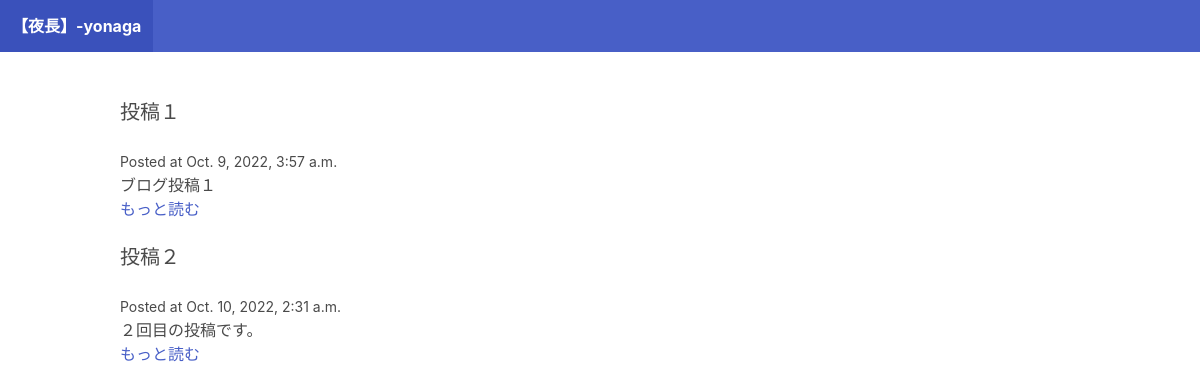
/, run on an earlier commit of the app's database.
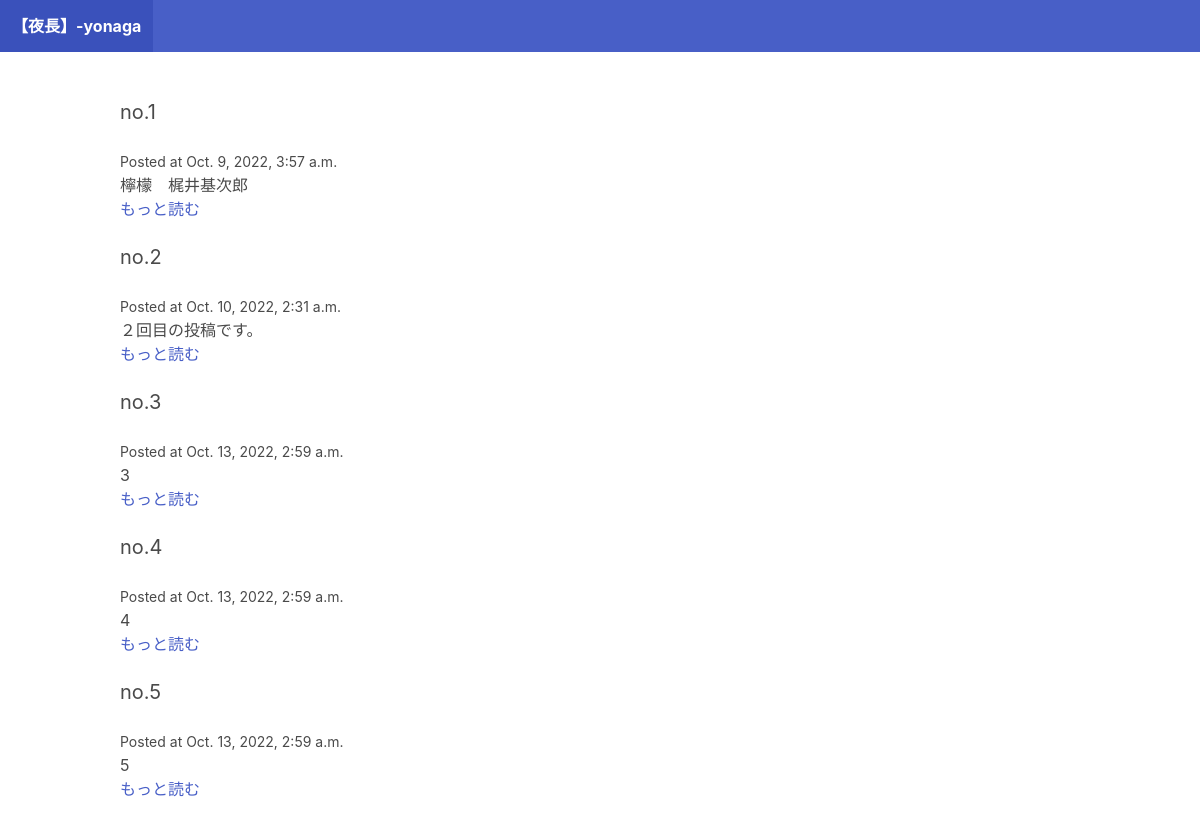
And on a later commit of the database.
### blog/models.py (models this page shows)
class Post(models.Model):
    title = models.CharField(max_length=255)
    slug = models.SlugField()
    intro = models.TextField()
    body = models.TextField()
    posted_date = models.DateTimeField(auto_now_add=True)

### blog/views.py (the view)
# urls.py: path("",frontpage),
def frontpage(request):
    posts = Post.objects.all()
    return render(request,"blog/frontpage.html",{"posts":posts})

### blog/templates/blog/frontpage.html (shortened to what this page needs)
<!DOCTYPE html>
<html lang="en">
<head>
</head>
<body>
</body>
</html>
{% extends "blog/base.html" %}
{% block content %}
{% for post in posts %}
<div class="post block">
    <h2 class="subtitle">{{post.title}}</h2>
    <small>Posted at {{post.posted_date}}</small>
    <p>{{post.intro}}</p>
    <a href="{% url 'post_detail' post.slug %}">もっと読む</a>
</div>
{% endfor %} {% endblock %}

### blog/templates/blog/base.html (shortened to what this page needs)
<!DOCTYPE html>
<html lang="en">
  <head>
    <link
      rel="stylesheet"
      href="https://cdn.jsdelivr.net/npm/bulma@0.9.3/css/bulma.min.css"
    />
  </head>
  <body>
    <nav class="navbar is-link">
      <div class="navbar-brand">
        <a href="/" class="navbar-item"
          ><strong>【夜長】-yonaga</strong></a
        >
      </div>
    </nav>
    <section class="section">
      <div class="container">{% block content %} {% endblock %}</div>
    </section>
  </body>
</html>

What changed in the data, as far as the page shows it:
changed Post: title "投稿１" → "no.1"; intro "ブログ投稿１" → "檸檬 梶井基次郎"
changed Post "２回目の投稿です。": title "投稿２" → "no.2"
added Post: title "no.3", posted_date "Oct. 13, 2022, 2:59 a.m.", intro "3"
added Post: title "no.4", posted_date "Oct. 13, 2022, 2:59 a.m.", intro "4"
added Post: title "no.5", posted_date "Oct. 13, 2022, 2:59 a.m.", intro "5"
